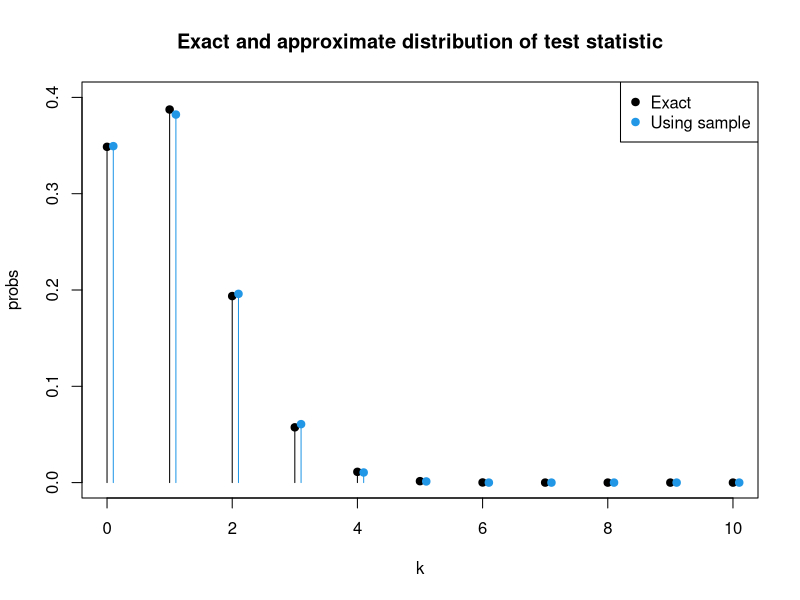

This chart was generated by the following R code:



################################################################################
                   ## Asch Conformity Experiments Example ##
################################################################################

## Type I error
sum( dbinom(4:10, size=10, prob=0.1) )

## Power
sum( dbinom(4:10, size=10, prob=0.4) )

## For easy recall:
type.I.error = sum( dbinom(4:10, size=10, prob=0.1) )
power        = sum( dbinom(4:10, size=10, prob=0.4) )

## Computing the type I error under the null p=0.1.
m = 10

reject = rep(0, m) # Set aside space for the decisions

for (j in 1:m) {
    k = rbinom(1, size=10, prob=0.1) # Generate data
    T = k                            # Compute test statistic
    reject[j] = (T >= 4)             # Make decision
}

sum(reject) / m

mean(reject)

## Type I error for p=0.0, 0.1
sum( dbinom(4:10, size=10, prob=0.0) )
sum( dbinom(4:10, size=10, prob=0.1) )

## Power for p=0.2, 0.3, etc
sum( dbinom(4:10, size=10, prob=0.2) )
sum( dbinom(4:10, size=10, prob=0.3) )
sum( dbinom(4:10, size=10, prob=0.4) )
sum( dbinom(4:10, size=10, prob=0.5) )
sum( dbinom(4:10, size=10, prob=0.6) )
sum( dbinom(4:10, size=10, prob=0.7) )
sum( dbinom(4:10, size=10, prob=0.8) )
sum( dbinom(4:10, size=10, prob=0.9) )
sum( dbinom(4:10, size=10, prob=1.0) )


################################################################################
                        ## Why does this work again? ##
################################################################################

## The true probability of the test statistic under the null p = 0.1.
probs = dbinom(0:10, size=10, prob=0.1)

m    = 10000

T    = rep(0, m) # Set aside space for the test statistics.

for (j in 1:m) {
    k    = rbinom(1, size=10, prob=0.1) # Generate data
    T[j] = k                            # Compute test statistic
}

## Plot the truth and plot the approximation --- DON'T WORRY ABOUT THE DETAILS HERE.
plot(0:10, probs, type="h", ylim=c(0, 0.4), main="Exact and approximate distribution of test statistic", xlab="k")
points(0:10, probs, pch=19)
h = hist(T, breaks=seq(-0.5,10.5,by=1), plot=FALSE)
lines(0:10+0.1, h$density, col=4, typ="h")
points(0:10+0.1, h$density, pch=19, col=4)
legend("topright", legend=c("Exact", "Using sample"), pch=c(19,19), col=c(1,4))

